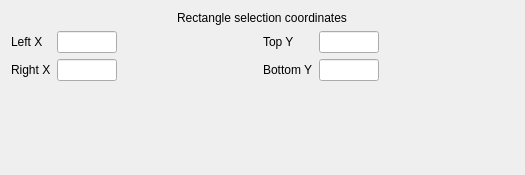
<?xml version="1.0" encoding="UTF-8"?>
<ui version="4.0">
 <class>rectangleCoordinates</class>
 <widget class="QDialog" name="rectangleCoordinates">
  <property name="geometry">
   <rect>
    <x>0</x>
    <y>0</y>
    <width>525</width>
    <height>175</height>
   </rect>
  </property>
  <property name="minimumSize">
   <size>
    <width>525</width>
    <height>175</height>
   </size>
  </property>
  <property name="windowTitle">
   <string>rectangleCoordinates</string>
  </property>
  <layout class="QGridLayout" name="gridLayout_2">
   <item row="2" column="1">
    <layout class="QGridLayout" name="gridLayout">
     <item row="1" column="0" colspan="3" alignment="Qt::AlignHCenter">
      <widget class="QLabel" name="label">
       <property name="sizePolicy">
        <sizepolicy hsizetype="Preferred" vsizetype="Fixed">
         <horstretch>0</horstretch>
         <verstretch>0</verstretch>
        </sizepolicy>
       </property>
       <property name="text">
        <string>Rectangle selection coordinates</string>
       </property>
      </widget>
     </item>
     <item row="7" column="0">
      <layout class="QFormLayout" name="formLayout">
       <item row="0" column="0">
        <widget class="QLabel" name="leftXLabel">
         <property name="text">
          <string>Left X</string>
         </property>
        </widget>
       </item>
       <item row="0" column="1">
        <widget class="QLineEdit" name="leftXLineEdit">
         <property name="enabled">
          <bool>true</bool>
         </property>
         <property name="maximumSize">
          <size>
           <width>60</width>
           <height>16777215</height>
          </size>
         </property>
         <property name="readOnly">
          <bool>true</bool>
         </property>
        </widget>
       </item>
       <item row="1" column="0">
        <widget class="QLabel" name="rightXLabel">
         <property name="text">
          <string>Right X</string>
         </property>
        </widget>
       </item>
       <item row="1" column="1">
        <widget class="QLineEdit" name="rightXLineEdit">
         <property name="enabled">
          <bool>true</bool>
         </property>
         <property name="maximumSize">
          <size>
           <width>60</width>
           <height>16777215</height>
          </size>
         </property>
         <property name="readOnly">
          <bool>true</bool>
         </property>
        </widget>
       </item>
      </layout>
     </item>
     <item row="7" column="1">
      <layout class="QFormLayout" name="formLayout_2">
       <property name="sizeConstraint">
        <enum>QLayout::SetFixedSize</enum>
       </property>
       <item row="0" column="0">
        <widget class="QLabel" name="topYLabel">
         <property name="text">
          <string>Top Y</string>
         </property>
        </widget>
       </item>
       <item row="0" column="1">
        <widget class="QLineEdit" name="topYLineEdit">
         <property name="enabled">
          <bool>true</bool>
         </property>
         <property name="maximumSize">
          <size>
           <width>60</width>
           <height>16777215</height>
          </size>
         </property>
         <property name="readOnly">
          <bool>true</bool>
         </property>
        </widget>
       </item>
       <item row="1" column="0">
        <widget class="QLabel" name="bottomYLabel">
         <property name="text">
          <string>Bottom Y</string>
         </property>
        </widget>
       </item>
       <item row="1" column="1">
        <widget class="QLineEdit" name="bottomYLineEdit">
         <property name="enabled">
          <bool>true</bool>
         </property>
         <property name="maximumSize">
          <size>
           <width>60</width>
           <height>16777215</height>
          </size>
         </property>
         <property name="readOnly">
          <bool>true</bool>
         </property>
        </widget>
       </item>
      </layout>
     </item>
    </layout>
   </item>
  </layout>
 </widget>
 <resources/>
 <connections/>
</ui>
